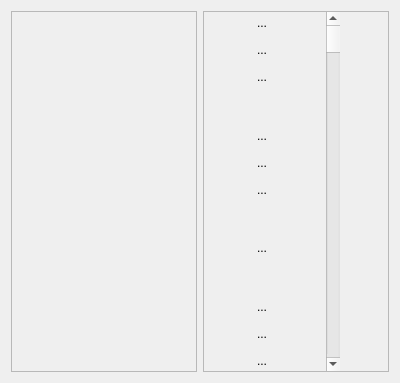
<?xml version="1.0" encoding="UTF-8"?>
<ui version="4.0">
 <class>MicrofileEditorClass</class>
 <widget class="QWidget" name="MicrofileEditorClass">
  <property name="geometry">
   <rect>
    <x>0</x>
    <y>0</y>
    <width>400</width>
    <height>383</height>
   </rect>
  </property>
  <property name="windowTitle">
   <string>MicrofileEditor</string>
  </property>
  <layout class="QHBoxLayout" name="horizontalLayout">
   <item>
    <widget class="QFrame" name="m_fEditor">
     <property name="frameShape">
      <enum>QFrame::StyledPanel</enum>
     </property>
     <property name="frameShadow">
      <enum>QFrame::Raised</enum>
     </property>
    </widget>
   </item>
   <item>
    <widget class="QFrame" name="m_fProg">
     <property name="frameShape">
      <enum>QFrame::StyledPanel</enum>
     </property>
     <property name="frameShadow">
      <enum>QFrame::Raised</enum>
     </property>
     <layout class="QGridLayout" name="gridLayout">
      <property name="leftMargin">
       <number>0</number>
      </property>
      <property name="topMargin">
       <number>0</number>
      </property>
      <property name="rightMargin">
       <number>0</number>
      </property>
      <property name="bottomMargin">
       <number>0</number>
      </property>
      <item row="11" column="0">
       <widget class="QToolButton" name="m_tbLoad">
        <property name="text">
         <string>...</string>
        </property>
        <property name="icon">
         <iconset resource="resource.qrc">
          <normaloff>:/images/open.png</normaloff>:/images/open.png</iconset>
        </property>
        <property name="autoRaise">
         <bool>true</bool>
        </property>
       </widget>
      </item>
      <item row="12" column="0">
       <widget class="QToolButton" name="m_tbSave">
        <property name="text">
         <string>...</string>
        </property>
        <property name="icon">
         <iconset resource="resource.qrc">
          <normaloff>:/images/save.png</normaloff>:/images/save.png</iconset>
        </property>
        <property name="autoRaise">
         <bool>true</bool>
        </property>
       </widget>
      </item>
      <item row="13" column="0">
       <spacer name="verticalSpacer_3">
        <property name="orientation">
         <enum>Qt::Vertical</enum>
        </property>
        <property name="sizeHint" stdset="0">
         <size>
          <width>20</width>
          <height>40</height>
         </size>
        </property>
       </spacer>
      </item>
      <item row="10" column="0">
       <widget class="QToolButton" name="m_tbEdit">
        <property name="text">
         <string>...</string>
        </property>
        <property name="icon">
         <iconset resource="resource.qrc">
          <normaloff>:/images/edit.png</normaloff>:/images/edit.png</iconset>
        </property>
        <property name="checkable">
         <bool>true</bool>
        </property>
        <property name="autoRaise">
         <bool>true</bool>
        </property>
       </widget>
      </item>
      <item row="14" column="0">
       <widget class="QToolButton" name="m_tbFollow">
        <property name="text">
         <string>...</string>
        </property>
        <property name="icon">
         <iconset resource="resource.qrc">
          <normaloff>:/images/follow.png</normaloff>:/images/follow.png</iconset>
        </property>
        <property name="checkable">
         <bool>true</bool>
        </property>
        <property name="autoRaise">
         <bool>true</bool>
        </property>
       </widget>
      </item>
      <item row="15" column="0">
       <spacer name="verticalSpacer_2">
        <property name="orientation">
         <enum>Qt::Vertical</enum>
        </property>
        <property name="sizeHint" stdset="0">
         <size>
          <width>20</width>
          <height>40</height>
         </size>
        </property>
       </spacer>
      </item>
      <item row="9" column="0">
       <spacer name="verticalSpacer">
        <property name="orientation">
         <enum>Qt::Vertical</enum>
        </property>
        <property name="sizeHint" stdset="0">
         <size>
          <width>20</width>
          <height>40</height>
         </size>
        </property>
       </spacer>
      </item>
      <item row="8" column="0">
       <widget class="QToolButton" name="m_tbProgD1">
        <property name="text">
         <string>...</string>
        </property>
        <property name="icon">
         <iconset resource="resource.qrc">
          <normaloff>:/images/up.png</normaloff>:/images/up.png</iconset>
        </property>
        <property name="autoRepeat">
         <bool>true</bool>
        </property>
        <property name="autoRepeatDelay">
         <number>1000</number>
        </property>
        <property name="autoRaise">
         <bool>true</bool>
        </property>
       </widget>
      </item>
      <item row="7" column="0">
       <widget class="QToolButton" name="m_tbProgD2">
        <property name="text">
         <string>...</string>
        </property>
        <property name="icon">
         <iconset resource="resource.qrc">
          <normaloff>:/images/up2.png</normaloff>:/images/up2.png</iconset>
        </property>
        <property name="autoRepeat">
         <bool>true</bool>
        </property>
        <property name="autoRepeatDelay">
         <number>1000</number>
        </property>
        <property name="autoRaise">
         <bool>true</bool>
        </property>
       </widget>
      </item>
      <item row="6" column="0">
       <widget class="QToolButton" name="m_tbProgD4">
        <property name="text">
         <string>...</string>
        </property>
        <property name="icon">
         <iconset resource="resource.qrc">
          <normaloff>:/images/up4.png</normaloff>:/images/up4.png</iconset>
        </property>
        <property name="autoRepeat">
         <bool>true</bool>
        </property>
        <property name="autoRepeatDelay">
         <number>1000</number>
        </property>
        <property name="autoRaise">
         <bool>true</bool>
        </property>
       </widget>
      </item>
      <item row="16" column="0">
       <widget class="QToolButton" name="m_tbProgU1">
        <property name="text">
         <string>...</string>
        </property>
        <property name="icon">
         <iconset resource="resource.qrc">
          <normaloff>:/images/down.png</normaloff>:/images/down.png</iconset>
        </property>
        <property name="autoRepeat">
         <bool>true</bool>
        </property>
        <property name="autoRepeatDelay">
         <number>1000</number>
        </property>
        <property name="autoRaise">
         <bool>true</bool>
        </property>
       </widget>
      </item>
      <item row="17" column="0">
       <widget class="QToolButton" name="m_tbProgU2">
        <property name="text">
         <string>...</string>
        </property>
        <property name="icon">
         <iconset resource="resource.qrc">
          <normaloff>:/images/down2.png</normaloff>:/images/down2.png</iconset>
        </property>
        <property name="autoRepeat">
         <bool>true</bool>
        </property>
        <property name="autoRepeatDelay">
         <number>1000</number>
        </property>
        <property name="autoRaise">
         <bool>true</bool>
        </property>
       </widget>
      </item>
      <item row="6" column="1" rowspan="13">
       <widget class="QScrollBar" name="m_sbOffset">
        <property name="sizePolicy">
         <sizepolicy hsizetype="Fixed" vsizetype="Expanding">
          <horstretch>0</horstretch>
          <verstretch>0</verstretch>
         </sizepolicy>
        </property>
        <property name="maximum">
         <number>2047</number>
        </property>
        <property name="orientation">
         <enum>Qt::Vertical</enum>
        </property>
       </widget>
      </item>
      <item row="18" column="0">
       <widget class="QToolButton" name="m_tbProgU4">
        <property name="text">
         <string>...</string>
        </property>
        <property name="icon">
         <iconset resource="resource.qrc">
          <normaloff>:/images/down4.png</normaloff>:/images/down4.png</iconset>
        </property>
        <property name="autoRepeat">
         <bool>true</bool>
        </property>
        <property name="autoRepeatDelay">
         <number>1000</number>
        </property>
        <property name="autoRaise">
         <bool>true</bool>
        </property>
       </widget>
      </item>
     </layout>
    </widget>
   </item>
  </layout>
 </widget>
 <layoutdefault spacing="6" margin="11"/>
 <resources>
  <include location="resource.qrc"/>
 </resources>
 <connections>
  <connection>
   <sender>m_tbEdit</sender>
   <signal>clicked()</signal>
   <receiver>MicrofileEditorClass</receiver>
   <slot>editToggle()</slot>
   <hints>
    <hint type="sourcelabel">
     <x>279</x>
     <y>144</y>
    </hint>
    <hint type="destinationlabel">
     <x>227</x>
     <y>323</y>
    </hint>
   </hints>
  </connection>
  <connection>
   <sender>m_tbProgD4</sender>
   <signal>clicked()</signal>
   <receiver>MicrofileEditorClass</receiver>
   <slot>decProg4()</slot>
   <hints>
    <hint type="sourcelabel">
     <x>279</x>
     <y>29</y>
    </hint>
    <hint type="destinationlabel">
     <x>565</x>
     <y>61</y>
    </hint>
   </hints>
  </connection>
  <connection>
   <sender>m_tbProgD2</sender>
   <signal>clicked()</signal>
   <receiver>MicrofileEditorClass</receiver>
   <slot>decProg2()</slot>
   <hints>
    <hint type="sourcelabel">
     <x>279</x>
     <y>60</y>
    </hint>
    <hint type="destinationlabel">
     <x>508</x>
     <y>69</y>
    </hint>
   </hints>
  </connection>
  <connection>
   <sender>m_tbProgD1</sender>
   <signal>clicked()</signal>
   <receiver>MicrofileEditorClass</receiver>
   <slot>decProg()</slot>
   <hints>
    <hint type="sourcelabel">
     <x>279</x>
     <y>91</y>
    </hint>
    <hint type="destinationlabel">
     <x>466</x>
     <y>91</y>
    </hint>
   </hints>
  </connection>
  <connection>
   <sender>m_tbProgU1</sender>
   <signal>clicked()</signal>
   <receiver>MicrofileEditorClass</receiver>
   <slot>incProg()</slot>
   <hints>
    <hint type="sourcelabel">
     <x>279</x>
     <y>311</y>
    </hint>
    <hint type="destinationlabel">
     <x>462</x>
     <y>214</y>
    </hint>
   </hints>
  </connection>
  <connection>
   <sender>m_tbProgU2</sender>
   <signal>clicked()</signal>
   <receiver>MicrofileEditorClass</receiver>
   <slot>incProg2()</slot>
   <hints>
    <hint type="sourcelabel">
     <x>279</x>
     <y>342</y>
    </hint>
    <hint type="destinationlabel">
     <x>560</x>
     <y>249</y>
    </hint>
   </hints>
  </connection>
  <connection>
   <sender>m_tbProgU4</sender>
   <signal>clicked()</signal>
   <receiver>MicrofileEditorClass</receiver>
   <slot>incProg4()</slot>
   <hints>
    <hint type="sourcelabel">
     <x>279</x>
     <y>373</y>
    </hint>
    <hint type="destinationlabel">
     <x>463</x>
     <y>280</y>
    </hint>
   </hints>
  </connection>
  <connection>
   <sender>m_tbLoad</sender>
   <signal>clicked()</signal>
   <receiver>MicrofileEditorClass</receiver>
   <slot>load()</slot>
   <hints>
    <hint type="sourcelabel">
     <x>279</x>
     <y>175</y>
    </hint>
    <hint type="destinationlabel">
     <x>503</x>
     <y>178</y>
    </hint>
   </hints>
  </connection>
  <connection>
   <sender>m_tbFollow</sender>
   <signal>clicked()</signal>
   <receiver>MicrofileEditorClass</receiver>
   <slot>followToggle()</slot>
   <hints>
    <hint type="sourcelabel">
     <x>279</x>
     <y>258</y>
    </hint>
    <hint type="destinationlabel">
     <x>547</x>
     <y>187</y>
    </hint>
   </hints>
  </connection>
  <connection>
   <sender>m_sbOffset</sender>
   <signal>valueChanged(int)</signal>
   <receiver>MicrofileEditorClass</receiver>
   <slot>setFrom(int)</slot>
   <hints>
    <hint type="sourcelabel">
     <x>342</x>
     <y>111</y>
    </hint>
    <hint type="destinationlabel">
     <x>399</x>
     <y>23</y>
    </hint>
   </hints>
  </connection>
  <connection>
   <sender>m_tbSave</sender>
   <signal>clicked()</signal>
   <receiver>MicrofileEditorClass</receiver>
   <slot>save()</slot>
   <hints>
    <hint type="sourcelabel">
     <x>262</x>
     <y>198</y>
    </hint>
    <hint type="destinationlabel">
     <x>402</x>
     <y>198</y>
    </hint>
   </hints>
  </connection>
 </connections>
 <slots>
  <slot>editToggle()</slot>
  <slot>decProg4()</slot>
  <slot>decProg2()</slot>
  <slot>decProg()</slot>
  <slot>incProg()</slot>
  <slot>incProg2()</slot>
  <slot>incProg4()</slot>
  <slot>load()</slot>
  <slot>save()</slot>
  <slot>followToggle()</slot>
  <slot>setFrom(int)</slot>
 </slots>
</ui>
